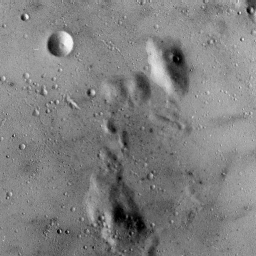
%> input picture 2_1/moon.tiff, 256 x 256 px
$ octave --eval "ex11('moon.tiff');"   (GNU Octave 9; MATLAB toolbox functions it lacks are replaced by stand-ins)
%> lines starting %> are read from the running program, lines starting %| are printed output that depends on the picture
%% 1.1) Implementation of 2-D FFT Transform

function [] = ex11(filename)
%> called with filename = 'moon.tiff'

%% Row/Column method using FFT
%filename = 'clock.jpg';
figure('Name','Original image - "clock.jpg"','NumberTitle','off')
img = imread(filename);   %Load image
%> img is the input picture: size 256x256 uint8; min 0, max 249, mean 127.8
image(img)  %Plot image
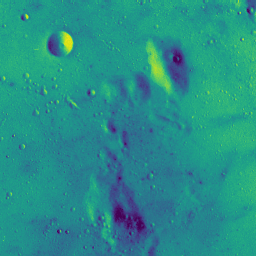
%> displayed picture: size 256x256x3, on the screen's scale of 0 to 255; mean R, G, B 38.2, 143.9, 136.6
saveas(gcf,'Ex1_Original Image.jpg')
img = img(:,:);

[l2,l1] = size(img);
%> l2 = 256; l1 = 256
N = min(l1,l2);
%> N = 256
img = img(1:N,1:N); %Make square matrix

tic;    %Computational time
img2 = fft(fft(img).').';    %Compute 2-D dft using fft function
img2 = img2(mod((0:N-1)-N/2,N)+1,mod((0:N-1)-N/2,N)+1); %Circular shift
toc;

%% Plot linear/log fft magnitude
figure('Name','Magnitude Spectrum using fft','NumberTitle','off')
subplot(211)
imagesc(10+(abs(img2)));
colormap(gray);
title('magnitude spectrum linear - FFT');
axis square
subplot(212)
imagesc(100*log(10+abs(img2)));
colormap(gray);
title('magnitude spectrum log - FFT');
axis square
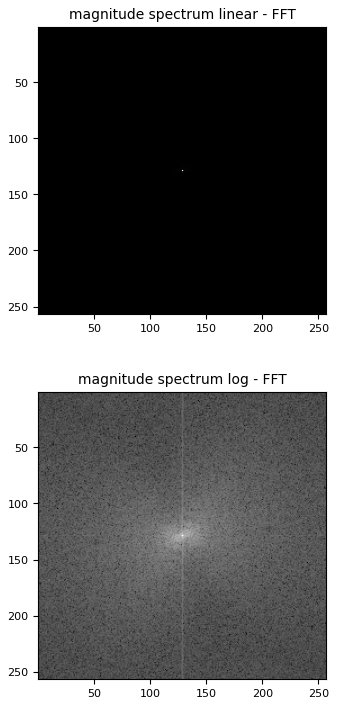
%> figure redrawn from the program's plot data, 2 panels
saveas(gcf,'Ex1_SpectrumUsing_FFT.jpg')

%% DFT Matrix
W = exp(2*pi*1j/N*(0:N-1)'*(0:N-1)); %Create DFT matrix
tic;
img = double(img);
%> img: size 256x256 double
A = (W)*img*(W.');
toc;
A = A(mod((0:N-1)-N/2,N)+1,mod((0:N-1)-N/2,N)+1);

%% Plot linear/log fft mag
figure('Name','Magnitude Spectrum using DFT Matrix','NumberTitle','off')
subplot(211)
imagesc(10+abs(A));
title('magnitude spectrum linear - DFT Matrix');
colormap(gray);
axis square
subplot(212)
imagesc(10+100*log(abs(A)));
colormap(gray);
title('magnitude spectrum linear - DFT Matrix');
axis square
saveas(gcf,'Ex1_SpectrumUsing_DFTMatrix.jpg')

disp('End of Ex11');
end
